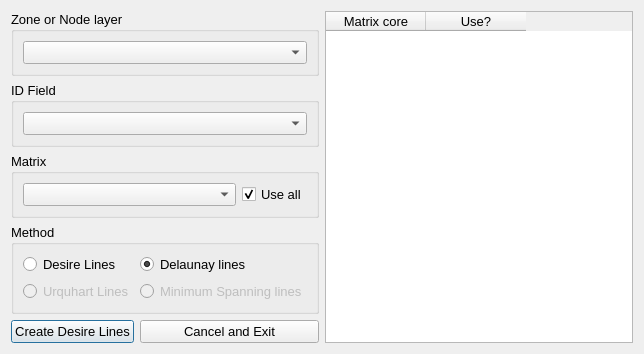
<?xml version="1.0" encoding="UTF-8"?>
<ui version="4.0">
 <class>DesireLines</class>
 <widget class="QDialog" name="DesireLines">
  <property name="windowModality">
   <enum>Qt::NonModal</enum>
  </property>
  <property name="geometry">
   <rect>
    <x>0</x>
    <y>0</y>
    <width>644</width>
    <height>322</height>
   </rect>
  </property>
  <property name="maximumSize">
   <size>
    <width>2000</width>
    <height>1080</height>
   </size>
  </property>
  <property name="windowTitle">
   <string>Aequilibrae - Desire Lines toolbox</string>
  </property>
  <property name="sizeGripEnabled">
   <bool>false</bool>
  </property>
  <property name="modal">
   <bool>false</bool>
  </property>
  <layout class="QGridLayout" name="gridLayout_3">
   <item row="2" column="0" colspan="3">
    <widget class="QGroupBox" name="groupBox_3">
     <property name="font">
      <font>
       <pointsize>10</pointsize>
      </font>
     </property>
     <property name="title">
      <string>Matrix</string>
     </property>
     <layout class="QGridLayout" name="gridLayout">
      <item row="0" column="0">
       <widget class="QComboBox" name="cob_matrices">
        <property name="font">
         <font>
          <pointsize>10</pointsize>
         </font>
        </property>
        <property name="maxVisibleItems">
         <number>10</number>
        </property>
       </widget>
      </item>
      <item row="0" column="1">
       <widget class="QCheckBox" name="chb_use_all_matrices">
        <property name="sizePolicy">
         <sizepolicy hsizetype="Maximum" vsizetype="Minimum">
          <horstretch>0</horstretch>
          <verstretch>0</verstretch>
         </sizepolicy>
        </property>
        <property name="font">
         <font>
          <pointsize>10</pointsize>
         </font>
        </property>
        <property name="text">
         <string>Use all</string>
        </property>
        <property name="checked">
         <bool>true</bool>
        </property>
        <property name="tristate">
         <bool>false</bool>
        </property>
       </widget>
      </item>
     </layout>
    </widget>
   </item>
   <item row="4" column="0">
    <widget class="QPushButton" name="create_dl">
     <property name="font">
      <font>
       <pointsize>10</pointsize>
      </font>
     </property>
     <property name="text">
      <string>Create Desire Lines</string>
     </property>
    </widget>
   </item>
   <item row="3" column="0" colspan="3">
    <widget class="QGroupBox" name="groupBox_4">
     <property name="font">
      <font>
       <pointsize>10</pointsize>
      </font>
     </property>
     <property name="title">
      <string>Method</string>
     </property>
     <layout class="QGridLayout" name="gridLayout_2">
      <item row="0" column="0">
       <widget class="QRadioButton" name="radio_desire">
        <property name="font">
         <font>
          <pointsize>10</pointsize>
         </font>
        </property>
        <property name="text">
         <string>Desire Lines</string>
        </property>
        <property name="checkable">
         <bool>true</bool>
        </property>
        <property name="checked">
         <bool>false</bool>
        </property>
       </widget>
      </item>
      <item row="0" column="1">
       <widget class="QRadioButton" name="radio_delaunay">
        <property name="font">
         <font>
          <pointsize>10</pointsize>
         </font>
        </property>
        <property name="text">
         <string>Delaunay lines</string>
        </property>
        <property name="checkable">
         <bool>true</bool>
        </property>
        <property name="checked">
         <bool>true</bool>
        </property>
       </widget>
      </item>
      <item row="1" column="0">
       <widget class="QRadioButton" name="radio_desire_2">
        <property name="enabled">
         <bool>false</bool>
        </property>
        <property name="font">
         <font>
          <pointsize>10</pointsize>
         </font>
        </property>
        <property name="text">
         <string>Urquhart Lines</string>
        </property>
        <property name="checkable">
         <bool>true</bool>
        </property>
        <property name="checked">
         <bool>false</bool>
        </property>
       </widget>
      </item>
      <item row="1" column="1">
       <widget class="QRadioButton" name="radio_delaunay_2">
        <property name="enabled">
         <bool>false</bool>
        </property>
        <property name="font">
         <font>
          <pointsize>10</pointsize>
         </font>
        </property>
        <property name="text">
         <string>Minimum Spanning lines</string>
        </property>
        <property name="checkable">
         <bool>true</bool>
        </property>
        <property name="checked">
         <bool>false</bool>
        </property>
       </widget>
      </item>
     </layout>
    </widget>
   </item>
   <item row="0" column="0" colspan="3">
    <widget class="QGroupBox" name="groupBox">
     <property name="font">
      <font>
       <pointsize>10</pointsize>
      </font>
     </property>
     <property name="title">
      <string>Zone or Node layer</string>
     </property>
     <layout class="QVBoxLayout" name="verticalLayout">
      <item>
       <widget class="QComboBox" name="zoning_layer">
        <property name="font">
         <font>
          <pointsize>10</pointsize>
         </font>
        </property>
        <property name="maxVisibleItems">
         <number>10</number>
        </property>
       </widget>
      </item>
     </layout>
    </widget>
   </item>
   <item row="0" column="3" rowspan="5">
    <widget class="QTableWidget" name="tbl_array_cores">
     <property name="sizePolicy">
      <sizepolicy hsizetype="Expanding" vsizetype="Expanding">
       <horstretch>0</horstretch>
       <verstretch>0</verstretch>
      </sizepolicy>
     </property>
     <property name="font">
      <font>
       <pointsize>10</pointsize>
      </font>
     </property>
     <column>
      <property name="text">
       <string>Matrix core</string>
      </property>
     </column>
     <column>
      <property name="text">
       <string>Use?</string>
      </property>
     </column>
    </widget>
   </item>
   <item row="4" column="1" colspan="2">
    <widget class="QPushButton" name="cancel">
     <property name="font">
      <font>
       <pointsize>10</pointsize>
      </font>
     </property>
     <property name="text">
      <string>Cancel and Exit</string>
     </property>
    </widget>
   </item>
   <item row="1" column="0" colspan="3">
    <widget class="QGroupBox" name="groupBox_2">
     <property name="font">
      <font>
       <pointsize>10</pointsize>
      </font>
     </property>
     <property name="title">
      <string>ID Field</string>
     </property>
     <layout class="QVBoxLayout" name="verticalLayout_2">
      <item>
       <widget class="QComboBox" name="zone_id_field">
        <property name="font">
         <font>
          <pointsize>10</pointsize>
         </font>
        </property>
        <property name="maxVisibleItems">
         <number>10</number>
        </property>
       </widget>
      </item>
     </layout>
    </widget>
   </item>
  </layout>
  <zorder>create_dl</zorder>
  <zorder>cancel</zorder>
  <zorder>tbl_array_cores</zorder>
  <zorder>groupBox</zorder>
  <zorder>groupBox_2</zorder>
  <zorder>groupBox_3</zorder>
  <zorder>groupBox_4</zorder>
 </widget>
 <resources/>
 <connections/>
</ui>
